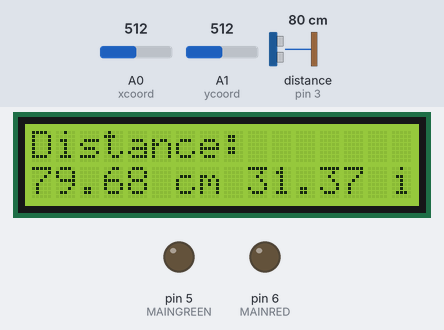
The sketch below on a simulated Arduino Uno, built with avr-gcc and run on an emulated ATmega328P. On the bench: 16×2 character LCD, output pins drawn as LEDs (lit = HIGH). Wiring (inferred from the names in the program): ultrasonic range finder: trigger pin 2; echo pin 3. Dashed ring = blinking. The inputs (shaded band) are chosen by the test bench; at power-on: distance to the obstacle (sensor on pin 3) 80 cm, A0 (xcoord) = 512, A1 (ycoord) = 512. The echo pulse lasts 58.3 µs per cm; pins used as bus, display or sensor lines are not drawn; what the sketch prints to the serial monitor is not drawn.

Above: at 1.2 s.
1.3 s: distance to the obstacle (sensor on pin 3) set to 12 cm
At 3.2 s:
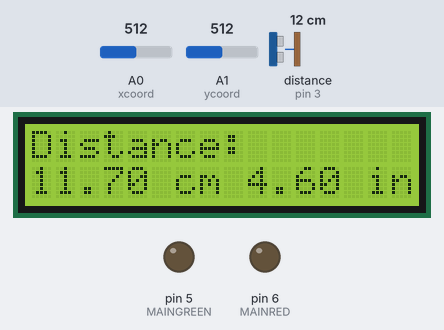
3.5 s: distance to the obstacle (sensor on pin 3) set to 9 cm
At 5.3 s:
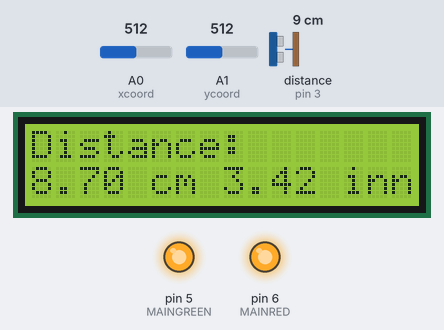
5.6 s: A0 (xcoord) set to 90
At 7.9 s:
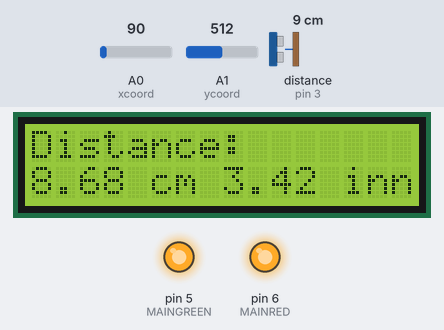
9.6 s: distance to the obstacle (sensor on pin 3) set to 18 cm
At 11.35 s:
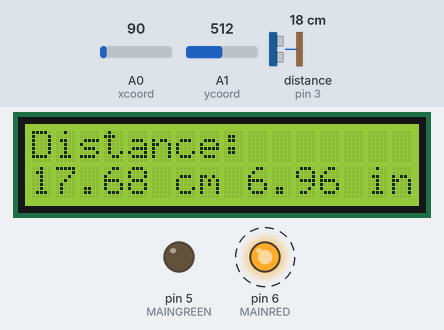
13.7 s: A1 (ycoord) set to 319
16.1 s: A1 (ycoord) set to 289
At 17.6 s:
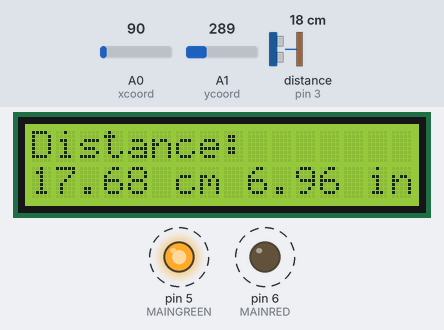
Timing chart, 0 to 21.2 s (numbered marks = the images above; inputs shaded):
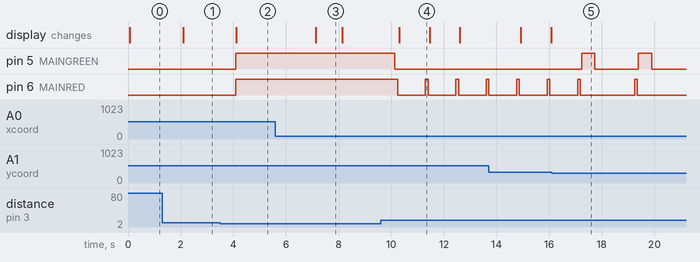

Measured:
- the behaviour switches between 11 and 10 cm on distance to the obstacle (sensor on pin 3) (found by bisection; images 1 and 2)
- the behaviour switches between 301 and 300 on A1 (ycoord) (found by bisection; images 4 and 5)
- after the input at 1.3 s, the display: changes after 0.79 s (image 1)
- after the input at 3.5 s, pin 5 (MAINGREEN), pin 6 (MAINRED): LOW → HIGH after 0.60 s; the display: changes after 0.61 s (image 2)
- after the input at 5.6 s, the display: changes after 1.5 s (image 3)
- after the input at 9.6 s, pin 5 (MAINGREEN): HIGH → LOW after 0.54 s; pin 6 (MAINRED): alternates HIGH for 0.10 s and LOW for 1.1 s, starting after 0.64 s; the display: changes after 0.70 s (image 4)
- after the input at 16.1 s, pin 5 (MAINGREEN): alternates HIGH for 0.50 s and LOW for 1.7 s, starting after 1.1 s; pin 6 (MAINRED): LOW → HIGH after 3.1 s, → LOW 0.10 s later

The sketch:

sketch_mar4a.ino
```cpp
#include <LiquidCrystal.h>
#define trigger 2
#define echo 3
int MAINRED = 6;
int MAINGREEN = 5;
int tim = 100;
int x, y;
int xcoord = 0, ycoord = 1;
const int rs = 7, en = 8, d4 = 9, d5 = 10, d6 = 11, d7 = 12;
LiquidCrystal lcd(rs, en, d4, d5, d6, d7);
float duration=0,distance=0,distinches=0;
void setup() {
  // put your setup code here, to run once:
  Serial.begin(9600);
  pinMode(MAINGREEN, OUTPUT);
  pinMode(MAINRED, OUTPUT);

  lcd.begin(16,2);
  lcd.setCursor(0,0);
  lcd.print("Distance: ");
  lcd.setCursor(0,1);
  pinMode(trigger, OUTPUT);
  pinMode(echo, INPUT);
}

void loop() {
  // put your main code here, to run repeatedly:
  //digitalWrite(MAINGREEN, HIGH);
  //digitalWrite(MAINRED, HIGH);
  digitalWrite(trigger, LOW);
  delayMicroseconds(2);
  digitalWrite(trigger, HIGH);
  delayMicroseconds(10);
  digitalWrite(trigger, LOW);
  delayMicroseconds(2);
  duration = pulseIn(echo, HIGH);
  distance = (duration/2)*0.0343;//measured in cm
  distinches = distance/2.54;
  x=analogRead(xcoord);
  y=analogRead(ycoord);
  if(distance <10) {
    digitalWrite(MAINGREEN,HIGH);
    digitalWrite(MAINRED,HIGH);
    //delay(1000);
    //digitalWrite(MAINRED,LOW);
  } else if(distance >= 10){
    digitalWrite(MAINRED,LOW);
    digitalWrite(MAINGREEN, LOW);
    if(x >= 900 || x <= 100){
      digitalWrite(MAINRED, HIGH);
      delay(100);
      digitalWrite(MAINRED, LOW);
      delay(50);
    } else if(x >= 700 || x <= 300) {
      digitalWrite(MAINRED, HIGH);
      delay(500);
      digitalWrite(MAINRED, LOW);
      delay(500);
    }
    if(y>= 900 || y <= 100){
      digitalWrite(MAINGREEN, HIGH);
      delay(100);
      digitalWrite(MAINGREEN, LOW);
      delay(50);
    } else if(y >= 700 || y <= 300){
      digitalWrite(MAINGREEN, HIGH);
      delay(500);
      digitalWrite(MAINGREEN, LOW);
      delay(500);
    }
  }

  lcd.setCursor(0,0);
  lcd.print("Distance: ");//clears the LCD.
  //lcd.print(distance);
  //lcd.print(" cm");
  lcd.setCursor(0,1);
  lcd.print(distance);
  lcd.print(" cm ");
  lcd.print(distinches);
  lcd.print(" in");
  Serial.print("X and Y: ");
  Serial.print(x);
  Serial.print(" , ");
  Serial.print(y);
  Serial.println("Distance: ");
  Serial.print(distance);
  Serial.print(" cm ");
  Serial.print(distinches);
  Serial.print(" in");
  //Serial.print(" in");
  delay(1000);
}
```
